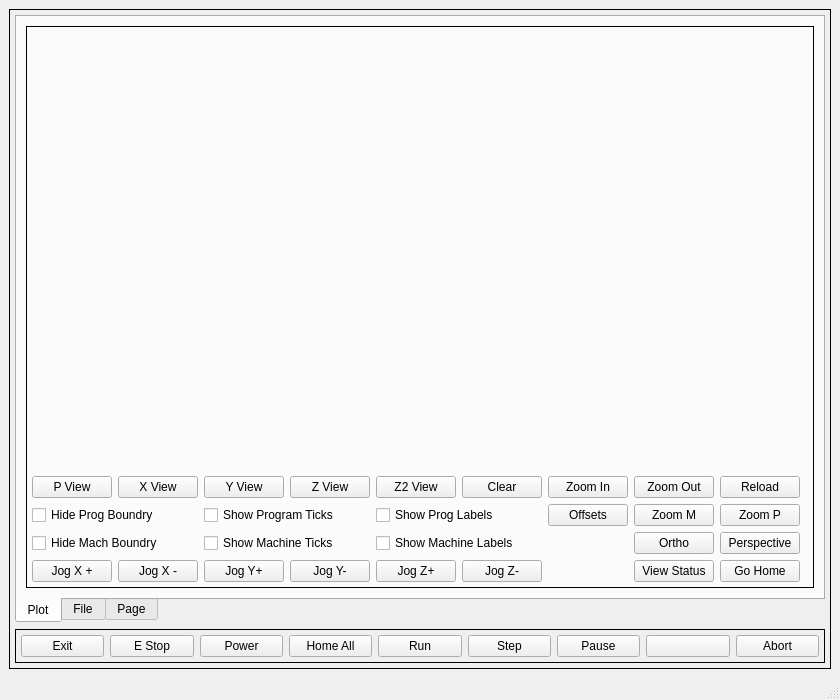
<?xml version="1.0" encoding="UTF-8"?>
<ui version="4.0">
 <class>MainWindow</class>
 <widget class="QMainWindow" name="MainWindow">
  <property name="geometry">
   <rect>
    <x>0</x>
    <y>0</y>
    <width>840</width>
    <height>700</height>
   </rect>
  </property>
  <property name="sizePolicy">
   <sizepolicy hsizetype="Fixed" vsizetype="Fixed">
    <horstretch>0</horstretch>
    <verstretch>0</verstretch>
   </sizepolicy>
  </property>
  <property name="maximumSize">
   <size>
    <width>840</width>
    <height>700</height>
   </size>
  </property>
  <property name="windowTitle">
   <string>MainWindow</string>
  </property>
  <widget class="QWidget" name="centralwidget">
   <layout class="QVBoxLayout" name="verticalLayout">
    <item>
     <widget class="QFrame" name="verticalFrame">
      <property name="frameShape">
       <enum>QFrame::Box</enum>
      </property>
      <layout class="QVBoxLayout" name="verticalLayout_2">
       <property name="leftMargin">
        <number>5</number>
       </property>
       <property name="topMargin">
        <number>5</number>
       </property>
       <property name="rightMargin">
        <number>5</number>
       </property>
       <property name="bottomMargin">
        <number>5</number>
       </property>
       <item>
        <widget class="QTabWidget" name="tabWidget">
         <property name="tabPosition">
          <enum>QTabWidget::South</enum>
         </property>
         <property name="currentIndex">
          <number>0</number>
         </property>
         <widget class="QWidget" name="tab">
          <attribute name="title">
           <string>Plot</string>
          </attribute>
          <layout class="QGridLayout" name="gridLayout_2">
           <item row="0" column="1">
            <widget class="QFrame" name="gridFrame">
             <property name="frameShape">
              <enum>QFrame::Box</enum>
             </property>
             <layout class="QGridLayout" name="gridLayout">
              <property name="leftMargin">
               <number>5</number>
              </property>
              <property name="topMargin">
               <number>5</number>
              </property>
              <property name="rightMargin">
               <number>5</number>
              </property>
              <property name="bottomMargin">
               <number>5</number>
              </property>
              <item row="5" column="4">
               <widget class="ActionButton" name="actionbutton_14">
                <property name="text">
                 <string>Jog Z+</string>
                </property>
                <property name="actionName" stdset="0">
                 <string>machine.jog.axis:z,pos</string>
                </property>
               </widget>
              </item>
              <item row="5" column="5">
               <widget class="ActionButton" name="actionbutton_15">
                <property name="text">
                 <string>Jog Z-</string>
                </property>
                <property name="actionName" stdset="0">
                 <string>machine.jog.axis:z,neg</string>
                </property>
               </widget>
              </item>
              <item row="1" column="5">
               <widget class="QPushButton" name="viewClear">
                <property name="text">
                 <string>Clear</string>
                </property>
               </widget>
              </item>
              <item row="1" column="4">
               <widget class="QPushButton" name="viewZ2">
                <property name="text">
                 <string>Z2 View</string>
                </property>
               </widget>
              </item>
              <item row="1" column="8">
               <widget class="QPushButton" name="reloadFile">
                <property name="text">
                 <string>Reload</string>
                </property>
               </widget>
              </item>
              <item row="1" column="3">
               <widget class="QPushButton" name="viewZ">
                <property name="text">
                 <string>Z View</string>
                </property>
               </widget>
              </item>
              <item row="0" column="0" colspan="10">
               <widget class="VTKWidget" name="vtk">
                <property name="backgroundColor" stdset="0">
                 <color>
                  <red>114</red>
                  <green>159</green>
                  <blue>207</blue>
                 </color>
                </property>
               </widget>
              </item>
              <item row="5" column="1">
               <widget class="ActionButton" name="actionbutton_11">
                <property name="text">
                 <string>Jog X -</string>
                </property>
                <property name="actionName" stdset="0">
                 <string>machine.jog.axis:x,neg</string>
                </property>
               </widget>
              </item>
              <item row="5" column="2">
               <widget class="ActionButton" name="actionbutton_12">
                <property name="text">
                 <string>Jog Y+</string>
                </property>
                <property name="actionName" stdset="0">
                 <string>machine.jog.axis:y,pos</string>
                </property>
               </widget>
              </item>
              <item row="5" column="3">
               <widget class="ActionButton" name="actionbutton_13">
                <property name="text">
                 <string>Jog Y-</string>
                </property>
                <property name="actionName" stdset="0">
                 <string>machine.jog.axis:y,neg</string>
                </property>
               </widget>
              </item>
              <item row="1" column="1">
               <widget class="QPushButton" name="viewX">
                <property name="text">
                 <string>X View</string>
                </property>
               </widget>
              </item>
              <item row="1" column="6">
               <widget class="QPushButton" name="viewZoomIn">
                <property name="text">
                 <string>Zoom In</string>
                </property>
               </widget>
              </item>
              <item row="5" column="0">
               <widget class="ActionButton" name="actionbutton_10">
                <property name="text">
                 <string>Jog X +</string>
                </property>
                <property name="actionName" stdset="0">
                 <string>machine.jog.axis:x,pos</string>
                </property>
               </widget>
              </item>
              <item row="1" column="0">
               <widget class="QPushButton" name="viewP">
                <property name="text">
                 <string>P View</string>
                </property>
               </widget>
              </item>
              <item row="1" column="7">
               <widget class="QPushButton" name="viewZoomOut">
                <property name="text">
                 <string>Zoom Out</string>
                </property>
               </widget>
              </item>
              <item row="5" column="8">
               <widget class="MDIButton" name="mdibutton">
                <property name="text">
                 <string>Go Home</string>
                </property>
                <property name="MDICommand" stdset="0">
                 <string>G0X0Y0Z0</string>
                </property>
               </widget>
              </item>
              <item row="1" column="2">
               <widget class="QPushButton" name="viewY">
                <property name="text">
                 <string>Y View</string>
                </property>
               </widget>
              </item>
              <item row="4" column="4" colspan="2">
               <widget class="QCheckBox" name="showMachineLabels">
                <property name="text">
                 <string>Show Machine Labels</string>
                </property>
               </widget>
              </item>
              <item row="3" column="8">
               <widget class="QPushButton" name="viewPath">
                <property name="toolTip">
                 <string>Zoom to Path Bounds</string>
                </property>
                <property name="text">
                 <string>Zoom P</string>
                </property>
               </widget>
              </item>
              <item row="3" column="7">
               <widget class="QPushButton" name="viewMachine">
                <property name="toolTip">
                 <string>Zoom to Machine Bounds</string>
                </property>
                <property name="text">
                 <string>Zoom M</string>
                </property>
               </widget>
              </item>
              <item row="4" column="8">
               <widget class="QPushButton" name="viewPerspective">
                <property name="text">
                 <string>Perspective</string>
                </property>
               </widget>
              </item>
              <item row="4" column="7">
               <widget class="QPushButton" name="viewOrtho">
                <property name="text">
                 <string>Ortho</string>
                </property>
               </widget>
              </item>
              <item row="3" column="2" colspan="2">
               <widget class="QCheckBox" name="showProgramTicks">
                <property name="text">
                 <string>Show Program Ticks</string>
                </property>
               </widget>
              </item>
              <item row="5" column="7">
               <widget class="QPushButton" name="showViewStats">
                <property name="text">
                 <string>View Status</string>
                </property>
               </widget>
              </item>
              <item row="3" column="0" colspan="2">
               <widget class="QCheckBox" name="hideProgramBoundry">
                <property name="text">
                 <string>Hide Prog Boundry</string>
                </property>
               </widget>
              </item>
              <item row="4" column="0" colspan="2">
               <widget class="QCheckBox" name="hideMachineBoundry">
                <property name="text">
                 <string>Hide Mach Boundry</string>
                </property>
               </widget>
              </item>
              <item row="3" column="4" colspan="2">
               <widget class="QCheckBox" name="showProgramLabels">
                <property name="text">
                 <string>Show Prog Labels</string>
                </property>
               </widget>
              </item>
              <item row="4" column="2" colspan="2">
               <widget class="QCheckBox" name="showMachineTicks">
                <property name="text">
                 <string>Show Machine Ticks</string>
                </property>
               </widget>
              </item>
              <item row="3" column="6">
               <widget class="DialogButton" name="dialogbutton">
                <property name="text">
                 <string>Offsets</string>
                </property>
                <property name="rules" stdset="0">
                 <string>[]</string>
                </property>
                <property name="dialogName" stdset="0">
                 <string>set_work_offsets</string>
                </property>
               </widget>
              </item>
             </layout>
            </widget>
           </item>
          </layout>
         </widget>
         <widget class="QWidget" name="tab_2">
          <attribute name="title">
           <string>File</string>
          </attribute>
          <layout class="QGridLayout" name="gridLayout_4">
           <item row="0" column="0">
            <widget class="QFrame" name="gridFrame">
             <property name="frameShape">
              <enum>QFrame::Box</enum>
             </property>
             <layout class="QGridLayout" name="gridLayout_3">
              <property name="leftMargin">
               <number>5</number>
              </property>
              <property name="topMargin">
               <number>5</number>
              </property>
              <property name="rightMargin">
               <number>5</number>
              </property>
              <property name="bottomMargin">
               <number>5</number>
              </property>
              <item row="1" column="2">
               <widget class="QPushButton" name="pushButton_2">
                <property name="text">
                 <string>PushButton</string>
                </property>
               </widget>
              </item>
              <item row="1" column="0">
               <widget class="QPushButton" name="navParent">
                <property name="text">
                 <string>Parent</string>
                </property>
               </widget>
              </item>
              <item row="0" column="0" colspan="3">
               <widget class="FileSystemTable" name="filesystemtable"/>
              </item>
              <item row="1" column="1">
               <widget class="QPushButton" name="pushButton_9">
                <property name="text">
                 <string>PushButton</string>
                </property>
               </widget>
              </item>
             </layout>
            </widget>
           </item>
          </layout>
         </widget>
         <widget class="QWidget" name="tab_3">
          <attribute name="title">
           <string>Page</string>
          </attribute>
         </widget>
        </widget>
       </item>
       <item>
        <widget class="QFrame" name="horizontalFrame">
         <property name="frameShape">
          <enum>QFrame::Box</enum>
         </property>
         <layout class="QHBoxLayout" name="horizontalLayout">
          <property name="leftMargin">
           <number>5</number>
          </property>
          <property name="topMargin">
           <number>5</number>
          </property>
          <property name="rightMargin">
           <number>5</number>
          </property>
          <property name="bottomMargin">
           <number>5</number>
          </property>
          <item>
           <widget class="ActionButton" name="actionbutton_9">
            <property name="text">
             <string>Exit</string>
            </property>
           </widget>
          </item>
          <item>
           <widget class="ActionButton" name="actionbutton_8">
            <property name="text">
             <string>E Stop</string>
            </property>
            <property name="checkable">
             <bool>true</bool>
            </property>
            <property name="actionName" stdset="0">
             <string>machine.estop.toggle</string>
            </property>
           </widget>
          </item>
          <item>
           <widget class="ActionButton" name="actionbutton_7">
            <property name="text">
             <string>Power</string>
            </property>
            <property name="checkable">
             <bool>true</bool>
            </property>
            <property name="actionName" stdset="0">
             <string>machine.power.toggle</string>
            </property>
           </widget>
          </item>
          <item>
           <widget class="ActionButton" name="actionbutton_6">
            <property name="text">
             <string>Home All</string>
            </property>
            <property name="rules" stdset="0">
             <string>[{&quot;channels&quot;: [{&quot;url&quot;: &quot;status:all_axes_homed&quot;, &quot;trigger&quot;: true}], &quot;property&quot;: &quot;Text&quot;, &quot;expression&quot;: &quot;'Homed' if ch[0] else 'Home All'&quot;, &quot;name&quot;: &quot;New Rule&quot;}]</string>
            </property>
            <property name="actionName" stdset="0">
             <string>machine.home.all</string>
            </property>
           </widget>
          </item>
          <item>
           <widget class="ActionButton" name="actionbutton_5">
            <property name="text">
             <string>Run</string>
            </property>
            <property name="actionName" stdset="0">
             <string>program.run</string>
            </property>
           </widget>
          </item>
          <item>
           <widget class="ActionButton" name="actionbutton_4">
            <property name="text">
             <string>Step</string>
            </property>
            <property name="actionName" stdset="0">
             <string>program.step</string>
            </property>
           </widget>
          </item>
          <item>
           <widget class="ActionButton" name="actionbutton_3">
            <property name="text">
             <string>Pause</string>
            </property>
           </widget>
          </item>
          <item>
           <widget class="ActionButton" name="actionbutton_2"/>
          </item>
          <item>
           <widget class="ActionButton" name="actionbutton">
            <property name="text">
             <string>Abort</string>
            </property>
           </widget>
          </item>
         </layout>
        </widget>
       </item>
      </layout>
     </widget>
    </item>
   </layout>
  </widget>
  <widget class="QStatusBar" name="statusbar"/>
  <action name="actionExit">
   <property name="text">
    <string>Exit</string>
   </property>
   <property name="shortcut">
    <string>Ctrl+Q</string>
   </property>
  </action>
  <action name="actionOPEN">
   <property name="text">
    <string>oPEN</string>
   </property>
  </action>
  <action name="actionOpen">
   <property name="text">
    <string>Open</string>
   </property>
   <property name="shortcut">
    <string>Ctrl+O</string>
   </property>
  </action>
  <action name="actionFullscreen">
   <property name="checkable">
    <bool>true</bool>
   </property>
   <property name="text">
    <string>Fullscreen</string>
   </property>
   <property name="shortcut">
    <string>F11</string>
   </property>
  </action>
 </widget>
 <customwidgets>
  <customwidget>
   <class>VTKWidget</class>
   <extends>QWidget</extends>
   <header>qtpyvcp.widgets.display_widgets.vtk_widget</header>
  </customwidget>
  <customwidget>
   <class>DialogButton</class>
   <extends>QPushButton</extends>
   <header>qtpyvcp.widgets.button_widgets.dialog_button</header>
  </customwidget>
  <customwidget>
   <class>FileSystemTable</class>
   <extends>QTableView</extends>
   <header>qtpyvcp.widgets.input_widgets.file_system</header>
  </customwidget>
  <customwidget>
   <class>MDIButton</class>
   <extends>QPushButton</extends>
   <header>qtpyvcp.widgets.button_widgets.mdi_button</header>
  </customwidget>
  <customwidget>
   <class>ActionButton</class>
   <extends>QPushButton</extends>
   <header>qtpyvcp.widgets.button_widgets.action_button</header>
  </customwidget>
 </customwidgets>
 <resources/>
 <connections>
  <connection>
   <sender>reloadFile</sender>
   <signal>clicked()</signal>
   <receiver>vtk</receiver>
   <slot>reload_program()</slot>
   <hints>
    <hint type="sourcelabel">
     <x>675</x>
     <y>439</y>
    </hint>
    <hint type="destinationlabel">
     <x>399</x>
     <y>226</y>
    </hint>
   </hints>
  </connection>
  <connection>
   <sender>navParent</sender>
   <signal>clicked()</signal>
   <receiver>filesystemtable</receiver>
   <slot>viewParentDirectory()</slot>
   <hints>
    <hint type="sourcelabel">
     <x>152</x>
     <y>468</y>
    </hint>
    <hint type="destinationlabel">
     <x>399</x>
     <y>241</y>
    </hint>
   </hints>
  </connection>
  <connection>
   <sender>viewP</sender>
   <signal>clicked()</signal>
   <receiver>vtk</receiver>
   <slot>setViewP()</slot>
   <hints>
    <hint type="sourcelabel">
     <x>70</x>
     <y>419</y>
    </hint>
    <hint type="destinationlabel">
     <x>399</x>
     <y>213</y>
    </hint>
   </hints>
  </connection>
  <connection>
   <sender>viewX</sender>
   <signal>clicked()</signal>
   <receiver>vtk</receiver>
   <slot>setViewX()</slot>
   <hints>
    <hint type="sourcelabel">
     <x>153</x>
     <y>419</y>
    </hint>
    <hint type="destinationlabel">
     <x>399</x>
     <y>213</y>
    </hint>
   </hints>
  </connection>
  <connection>
   <sender>viewY</sender>
   <signal>clicked()</signal>
   <receiver>vtk</receiver>
   <slot>setViewY()</slot>
   <hints>
    <hint type="sourcelabel">
     <x>236</x>
     <y>419</y>
    </hint>
    <hint type="destinationlabel">
     <x>399</x>
     <y>213</y>
    </hint>
   </hints>
  </connection>
  <connection>
   <sender>viewZ</sender>
   <signal>clicked()</signal>
   <receiver>vtk</receiver>
   <slot>setViewZ()</slot>
   <hints>
    <hint type="sourcelabel">
     <x>319</x>
     <y>419</y>
    </hint>
    <hint type="destinationlabel">
     <x>399</x>
     <y>213</y>
    </hint>
   </hints>
  </connection>
  <connection>
   <sender>viewZ2</sender>
   <signal>clicked()</signal>
   <receiver>vtk</receiver>
   <slot>setViewZ2()</slot>
   <hints>
    <hint type="sourcelabel">
     <x>362</x>
     <y>419</y>
    </hint>
    <hint type="destinationlabel">
     <x>399</x>
     <y>213</y>
    </hint>
   </hints>
  </connection>
  <connection>
   <sender>viewZoomIn</sender>
   <signal>clicked()</signal>
   <receiver>vtk</receiver>
   <slot>zoomIn()</slot>
   <hints>
    <hint type="sourcelabel">
     <x>511</x>
     <y>419</y>
    </hint>
    <hint type="destinationlabel">
     <x>399</x>
     <y>213</y>
    </hint>
   </hints>
  </connection>
  <connection>
   <sender>viewZoomOut</sender>
   <signal>clicked()</signal>
   <receiver>vtk</receiver>
   <slot>zoomOut()</slot>
   <hints>
    <hint type="sourcelabel">
     <x>585</x>
     <y>419</y>
    </hint>
    <hint type="destinationlabel">
     <x>399</x>
     <y>213</y>
    </hint>
   </hints>
  </connection>
  <connection>
   <sender>viewClear</sender>
   <signal>clicked()</signal>
   <receiver>vtk</receiver>
   <slot>clearLivePlot()</slot>
   <hints>
    <hint type="sourcelabel">
     <x>437</x>
     <y>419</y>
    </hint>
    <hint type="destinationlabel">
     <x>399</x>
     <y>213</y>
    </hint>
   </hints>
  </connection>
  <connection>
   <sender>hideMachineBoundry</sender>
   <signal>clicked(bool)</signal>
   <receiver>vtk</receiver>
   <slot>machineBounds(bool)</slot>
   <hints>
    <hint type="sourcelabel">
     <x>733</x>
     <y>461</y>
    </hint>
    <hint type="destinationlabel">
     <x>399</x>
     <y>213</y>
    </hint>
   </hints>
  </connection>
  <connection>
   <sender>hideProgramBoundry</sender>
   <signal>clicked(bool)</signal>
   <receiver>vtk</receiver>
   <slot>programBounds(bool)</slot>
   <hints>
    <hint type="sourcelabel">
     <x>733</x>
     <y>419</y>
    </hint>
    <hint type="destinationlabel">
     <x>399</x>
     <y>213</y>
    </hint>
   </hints>
  </connection>
  <connection>
   <sender>showViewStats</sender>
   <signal>clicked()</signal>
   <receiver>vtk</receiver>
   <slot>printView()</slot>
   <hints>
    <hint type="sourcelabel">
     <x>110</x>
     <y>439</y>
    </hint>
    <hint type="destinationlabel">
     <x>399</x>
     <y>212</y>
    </hint>
   </hints>
  </connection>
  <connection>
   <sender>viewMachine</sender>
   <signal>clicked()</signal>
   <receiver>vtk</receiver>
   <slot>setViewMachine()</slot>
   <hints>
    <hint type="sourcelabel">
     <x>560</x>
     <y>439</y>
    </hint>
    <hint type="destinationlabel">
     <x>399</x>
     <y>212</y>
    </hint>
   </hints>
  </connection>
  <connection>
   <sender>viewPath</sender>
   <signal>clicked()</signal>
   <receiver>vtk</receiver>
   <slot>setViewPath()</slot>
   <hints>
    <hint type="sourcelabel">
     <x>642</x>
     <y>439</y>
    </hint>
    <hint type="destinationlabel">
     <x>399</x>
     <y>212</y>
    </hint>
   </hints>
  </connection>
  <connection>
   <sender>viewOrtho</sender>
   <signal>clicked()</signal>
   <receiver>vtk</receiver>
   <slot>setViewOrtho()</slot>
   <hints>
    <hint type="sourcelabel">
     <x>560</x>
     <y>468</y>
    </hint>
    <hint type="destinationlabel">
     <x>399</x>
     <y>212</y>
    </hint>
   </hints>
  </connection>
  <connection>
   <sender>viewPerspective</sender>
   <signal>clicked()</signal>
   <receiver>vtk</receiver>
   <slot>setViewPersp()</slot>
   <hints>
    <hint type="sourcelabel">
     <x>642</x>
     <y>468</y>
    </hint>
    <hint type="destinationlabel">
     <x>399</x>
     <y>212</y>
    </hint>
   </hints>
  </connection>
  <connection>
   <sender>showMachineTicks</sender>
   <signal>clicked(bool)</signal>
   <receiver>vtk</receiver>
   <slot>machineTicks(bool)</slot>
   <hints>
    <hint type="sourcelabel">
     <x>286</x>
     <y>539</y>
    </hint>
    <hint type="destinationlabel">
     <x>419</x>
     <y>247</y>
    </hint>
   </hints>
  </connection>
  <connection>
   <sender>showMachineLabels</sender>
   <signal>clicked(bool)</signal>
   <receiver>vtk</receiver>
   <slot>machineLabels(bool)</slot>
   <hints>
    <hint type="sourcelabel">
     <x>458</x>
     <y>539</y>
    </hint>
    <hint type="destinationlabel">
     <x>419</x>
     <y>247</y>
    </hint>
   </hints>
  </connection>
  <connection>
   <sender>showProgramTicks</sender>
   <signal>clicked(bool)</signal>
   <receiver>vtk</receiver>
   <slot>programTicks(bool)</slot>
   <hints>
    <hint type="sourcelabel">
     <x>286</x>
     <y>510</y>
    </hint>
    <hint type="destinationlabel">
     <x>419</x>
     <y>247</y>
    </hint>
   </hints>
  </connection>
  <connection>
   <sender>showProgramLabels</sender>
   <signal>clicked(bool)</signal>
   <receiver>vtk</receiver>
   <slot>programLabels(bool)</slot>
   <hints>
    <hint type="sourcelabel">
     <x>458</x>
     <y>510</y>
    </hint>
    <hint type="destinationlabel">
     <x>419</x>
     <y>247</y>
    </hint>
   </hints>
  </connection>
 </connections>
</ui>
